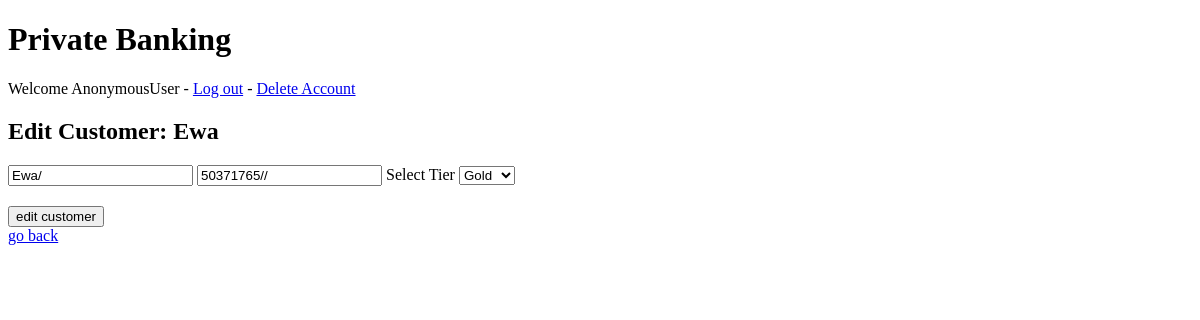
The page /banking_app/edit_customer/1 on the database as committed earlier.
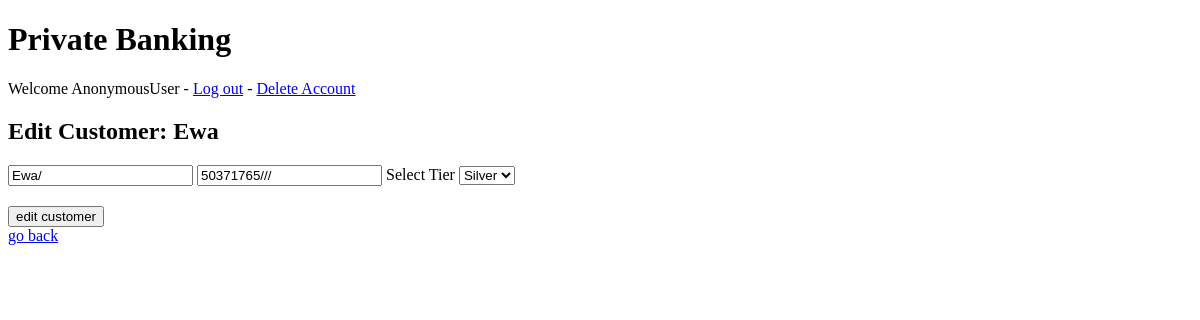
The same page on the database as committed later.
### banking_app/models.py (models this page shows, shortened)
class Customer(models.Model):
    user = models.OneToOneField(User, on_delete=models.CASCADE)
    phone = models.CharField(null=True, max_length=200)
    class Rank(models.TextChoices):
        BASIC = 'Basic'
        SILVER = 'Silver'
        GOLD = 'Gold'
    rank = models.CharField(choices=Rank.choices, default=Rank.BASIC, max_length=200)

### banking_app/views.py (the view, shortened to what this page needs)
# urls.py: path('edit_customer/<customer_id>', views.edit_customer, name='edit_customer'),
def edit_customer(request, customer_id):
    customer = get_object_or_404(Customer, pk=customer_id)
    context = { 'customer': customer }
    return render(request, 'banking_app/edit_customer.html', context)

### banking_app/templates/banking_app/edit_customer.html (shortened to what this page needs)
{% extends 'banking_app/base.html' %} {% block content %}
<h2>Edit Customer: {{ customer.user }}</h2>
<form action={% url 'banking_app:edit_customer' customer_id=customer.pk %} method="POST">
  <input type="text" name="user_name" id="user_name" placeholder="username" value={{ customer.user }}/>
  <input type="text" name="phone" id="phone" placeholder="phone"  value={{ customer.phone }}/>
  <label for="rank">Select Tier</label>
  <select name="rank" >
    <option value="Silver" {% if customer.rank == 'Silver' %} selected {% endif %}>Silver</option>
    <option value="Gold" {% if customer.rank == 'Gold' %} selected {% endif %}>Gold</option>
  </select>
  <button type="submit" style="display: block; margin-top: 20px">
    edit customer
  </button>
</form>
<a href={% url 'banking_app:employee' %}>go back</a>
{% endblock %}

Rows that differ between the two databases and show on the page:
changed Customer "Ewa": phone "50371765//" → "50371765///"; rank "Gold" → "Silver"
